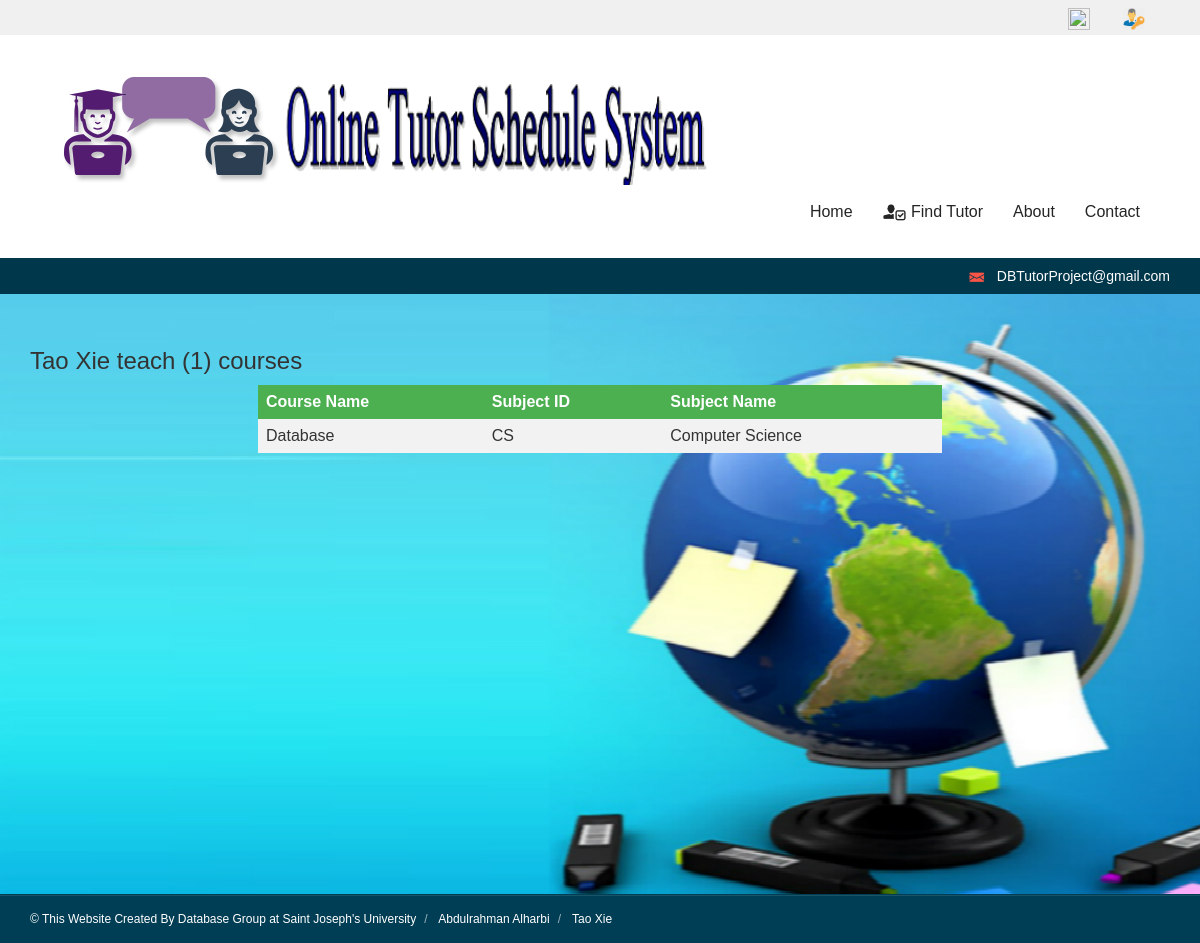
Page /view_courses.php?Preview=111 on the committed database.
### tables this page shows
CREATE TABLE `student` (
  `SID` int(11) NOT NULL,
  `SFName` varchar(25) NOT NULL,
  `SLName` varchar(25) NOT NULL,
  `SEmail` varchar(25) NOT NULL,
  `IsTutor` tinyint(1) NOT NULL,
  `Username` varchar(25) NOT NULL
);

CREATE TABLE `course` (
  `CourseID` int(11) NOT NULL,
  `CourseName` varchar(25) NOT NULL,
  `AdminID` varchar(25) NOT NULL,
  `SubjectID` varchar(25) NOT NULL
);

CREATE TABLE `subject` (
  `SubjectID` varchar(25) NOT NULL,
  `SubjectName` varchar(25) NOT NULL,
  `AdminID` varchar(25) NOT NULL
);

### view_courses.php (the view, shortened to what this page needs)
<?php
	require "master.php";
	$tutorSID = $_GET['Preview'];
	$que =  "SELECT s.SFName as tFName, s.SLName as tLName, co.CourseName courseName, sub.SubjectID as subjectID, sub.SubjectName as subjectName
			FROM student s, teach t, course co, subject sub
			WHERE s.SID = t.SID AND
				  t.CourseID = co.CourseID AND
				  co.SubjectID = sub.SubjectID AND
				  s.SID = '$tutorSID'";
	$record = mysql_query($que) or print(mysql_error());
	echo "<div style='background-image: url(assets/img/TutorBackground.jpg); background-repeat:no-repeat; height:600'><br><br>";
	if(mysql_num_rows($record) > 0 )
	{
			$counter = 0;
			echo "<div class='container'>";
			echo "<table align='center'>";
			echo "<tr>";
			echo "<th><b>Course Name</b></th>";
			echo "<th><b>Subject ID</b></th>";
			echo "<th><b>Subject Name</b></th>";
			echo "</tr>";
	 while($row = mysql_fetch_array($record)) {
		   $tutorFName = $row['tFName'];
		   $tutorLname = $row['tLName'];
		   $courseName = $row['courseName'];
		   $subjectID = $row['subjectID'];
		   $subjectName = $row['subjectName'];
		   $counter++;
			echo "<tr>";
			echo "<td>$courseName</td>";
			echo "<td>$subjectID</td>";
			echo "<td>$subjectName</td>";
			echo "</tr>";
	   }
		echo "<h2>$tutorFName $tutorLname teach ($counter) courses</h2>";
			echo "</table>";
		echo "</div>
			   <div class='container'>
			   </div>";
	}
	else
	{
		echo "<div class='container'>
				<h1>Opps! this tutor does not teach any course at this time</h1>
			  </div>";
	}
	echo "</div>";
	require "masterFooter.php";
?>

### assets/css/carat.css (style rules this page uses)
html { height:100% }
body { display:table;font-family:Arial, sans-serif;height:100%;min-height:100%;width:100%;-webkit-font-smoothing:antialiased;font-size:12px }
h2 { font-size:24px }
h1,h2,h3,h4,h5,h6,.title { font-family:'Source Sans Pro', Arial, sans-serif;font-weight:normal }

### view_courses.php (style rules this page uses)
table { border-collapse: collapse; width: 60%; }
th, td { text-align: left; padding: 8px; }
tr:nth-child(even) { background-color: #f2f2f2 }
th { background-color: #4CAF50; color: white; }

### rows in the picture
student: course.CourseName "Database", subject.SubjectID "CS", subject.SubjectName "Computer Science", SFName "Tao", SLName "Xie"

### other values in the picture
$counter "1"
